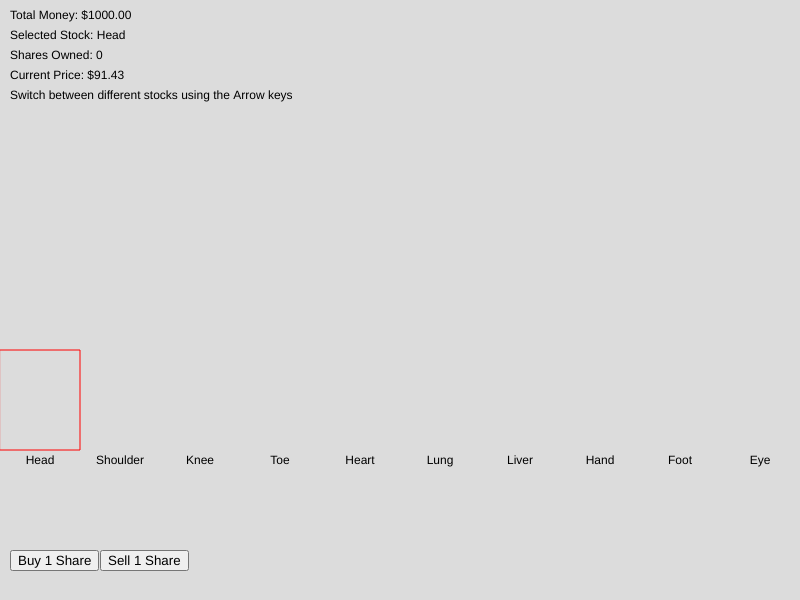
Frame 1 (no input)
Frame 60 (no input): identical to frame 1, image omitted
Frame 120 (the mouse pressed at the canvas centre since frame 60): identical to frame 1, image omitted

The p5.js sketch that drew this single still picture (run headless with seeded random() and noise() and a simulated clock; from frame 60 on, the mouse is pressed at the canvas centre):

// p5.js sketch
// ── sketch.js



/*

 ▄▄▄          ██▒   █▓▓█████  ██▀███ ▓██   ██▓    ███▄    █  ▒█████   ██▀███   ███▄ ▄███▓ ▄▄▄       ██▓         ██████ ▄▄▄█████▓ ▒█████   ▄████▄   ██ ▄█▀   ▓█████ ▒██   ██▒ ▄████▄   ██░ ██  ▄▄▄       ███▄    █   ▄████ ▓█████ 
▒████▄       ▓██░   █▒▓█   ▀ ▓██ ▒ ██▒▒██  ██▒    ██ ▀█   █ ▒██▒  ██▒▓██ ▒ ██▒▓██▒▀█▀ ██▒▒████▄    ▓██▒       ▒██    ▒ ▓  ██▒ ▓▒▒██▒  ██▒▒██▀ ▀█   ██▄█▒    ▓█   ▀ ▒▒ █ █ ▒░▒██▀ ▀█  ▓██░ ██▒▒████▄     ██ ▀█   █  ██▒ ▀█▒▓█   ▀ 
▒██  ▀█▄      ▓██  █▒░▒███   ▓██ ░▄█ ▒ ▒██ ██░   ▓██  ▀█ ██▒▒██░  ██▒▓██ ░▄█ ▒▓██    ▓██░▒██  ▀█▄  ▒██░       ░ ▓██▄   ▒ ▓██░ ▒░▒██░  ██▒▒▓█    ▄ ▓███▄░    ▒███   ░░  █   ░▒▓█    ▄ ▒██▀▀██░▒██  ▀█▄  ▓██  ▀█ ██▒▒██░▄▄▄░▒███   
░██▄▄▄▄██      ▒██ █░░▒▓█  ▄ ▒██▀▀█▄   ░ ▐██▓░   ▓██▒  ▐▌██▒▒██   ██░▒██▀▀█▄  ▒██    ▒██ ░██▄▄▄▄██ ▒██░         ▒   ██▒░ ▓██▓ ░ ▒██   ██░▒▓▓▄ ▄██▒▓██ █▄    ▒▓█  ▄  ░ █ █ ▒ ▒▓▓▄ ▄██▒░▓█ ░██ ░██▄▄▄▄██ ▓██▒  ▐▌██▒░▓█  ██▓▒▓█  ▄ 
 ▓█   ▓██▒      ▒▀█░  ░▒████▒░██▓ ▒██▒ ░ ██▒▓░   ▒██░   ▓██░░ ████▓▒░░██▓ ▒██▒▒██▒   ░██▒ ▓█   ▓██▒░██████▒   ▒██████▒▒  ▒██▒ ░ ░ ████▓▒░▒ ▓███▀ ░▒██▒ █▄   ░▒████▒▒██▒ ▒██▒▒ ▓███▀ ░░▓█▒░██▓ ▓█   ▓██▒▒██░   ▓██░░▒▓███▀▒░▒████▒
 ▒▒   ▓▒█░      ░ ▐░  ░░ ▒░ ░░ ▒▓ ░▒▓░  ██▒▒▒    ░ ▒░   ▒ ▒ ░ ▒░▒░▒░ ░ ▒▓ ░▒▓░░ ▒░   ░  ░ ▒▒   ▓▒█░░ ▒░▓  ░   ▒ ▒▓▒ ▒ ░  ▒ ░░   ░ ▒░▒░▒░ ░ ░▒ ▒  ░▒ ▒▒ ▓▒   ░░ ▒░ ░▒▒ ░ ░▓ ░░ ░▒ ▒  ░ ▒ ░░▒░▒ ▒▒   ▓▒█░░ ▒░   ▒ ▒  ░▒   ▒ ░░ ▒░ ░
  ▒   ▒▒ ░      ░ ░░   ░ ░  ░  ░▒ ░ ▒░▓██ ░▒░    ░ ░░   ░ ▒░  ░ ▒ ▒░   ░▒ ░ ▒░░  ░      ░  ▒   ▒▒ ░░ ░ ▒  ░   ░ ░▒  ░ ░    ░      ░ ▒ ▒░   ░  ▒   ░ ░▒ ▒░    ░ ░  ░░░   ░▒ ░  ░  ▒    ▒ ░▒░ ░  ▒   ▒▒ ░░ ░░   ░ ▒░  ░   ░  ░ ░  ░
  ░   ▒           ░░     ░     ░░   ░ ▒ ▒ ░░        ░   ░ ░ ░ ░ ░ ▒    ░░   ░ ░      ░     ░   ▒     ░ ░      ░  ░  ░    ░      ░ ░ ░ ▒  ░        ░ ░░ ░       ░    ░    ░  ░         ░  ░░ ░  ░   ▒      ░   ░ ░ ░ ░   ░    ░   
      ░  ░         ░     ░  ░   ░     ░ ░                 ░     ░ ░     ░            ░         ░  ░    ░  ░         ░               ░ ░  ░ ░      ░  ░         ░  ░ ░    ░  ░ ░       ░  ░  ░      ░  ░         ░       ░    ░  ░
                  ░                   ░ ░                                                                                                ░                                  ░                                                    
*/



let stocks = [];
let totalMoney = 1000; // starting amount of money
let selectedStockIndex = 0; //  currently selected stock for transactions
let updateInterval = 1000; // Update every 1 second

class Stock {
  constructor(name) {
    this.name = name;
    this.price = random(20, 120); // Initial price 
    this.history = []; // price history
    this.sharesOwned = 0; // Number of shares owned 
  }

  updatePrice() {
    let change = random(-5, 5); // Change by up to ±$5
    this.price = max(1, this.price + change); // price stays above $1
    this.history.push(this.price);
    if (this.history.length > 50) { //last 50 records
      this.history.shift();
    }
  }

  drawChart(x, y, w, h) {
    noFill();
    stroke(0);
    beginShape();
    for (let i = 0; i < this.history.length; i++) {
      let xPoint = map(i, 0, this.history.length - 1, x, x + w);
      let yPoint = map(this.history[i], 0, max(this.history), y + h, y);
      vertex(xPoint, yPoint);
    }
    endShape();
  }
}

function setup() {
  createCanvas(800, 600);
  let bodyParts = ["Head", "Shoulder", "Knee", "Toe", "Heart", "Lung", "Liver", "Hand", "Foot", "Eye"]; // becuase, why not?
  bodyParts.forEach(part => stocks.push(new Stock(part)));
  setInterval(updateStocks, updateInterval);

  // Buy button
  const buyButton = createButton('Buy 1 Share');
  buyButton.position(10, 550);
  buyButton.mousePressed(() => buyShares(1));

  // Sell button
  const sellButton = createButton('Sell 1 Share');
  sellButton.position(100, 550);
  sellButton.mousePressed(() => sellShares(1));
}

function draw() {
  background(220);
  drawStockCharts();
  displayInfo();
}

function updateStocks() {
  stocks.forEach(stock => stock.updatePrice());
}

function drawStockCharts() {
  let chartWidth = width / stocks.length;
  let chartHeight = 100;
  stocks.forEach((stock, i) => {
    let x = i * chartWidth;
    let y = height - chartHeight - 150; 
    stock.drawChart(x, y, chartWidth, chartHeight);
    fill(0);
    noStroke();
    textAlign(CENTER, TOP);
    text(stock.name, x + chartWidth / 2, y + chartHeight + 5);

    // Highlight selected
    if (i === selectedStockIndex) {
      stroke(255, 0, 0);
      noFill();
      rect(x, y, chartWidth, chartHeight);
    }
  });
}

function buyShares(amount) {
  let stock = stocks[selectedStockIndex];
  if (totalMoney >= stock.price * amount) {
    stock.sharesOwned += amount;
    totalMoney -= stock.price * amount;
  } else {
    console.log("Not enough money to buy shares.");
  }
}

function sellShares(amount) {
  let stock = stocks[selectedStockIndex];
  if (stock.sharesOwned >= amount) {
    stock.sharesOwned -= amount;
    totalMoney += stock.price * amount;
  } else {
    console.log("Not enough shares to sell.");
  }
}

function displayInfo() {
  fill(0);
  noStroke();
  textAlign(LEFT, TOP);
  text(`Total Money: $${totalMoney.toFixed(2)}`, 10, 10);
  let stock = stocks[selectedStockIndex];
  text(`Selected Stock: ${stock.name}`, 10, 30);
  text(`Shares Owned: ${stock.sharesOwned}`, 10, 50);
  text(`Current Price: $${stock.price.toFixed(2)}`, 10, 70);
    text(`Switch between different stocks using the Arrow keys`, 10, 90);

}

// Change the selected stock with arrow keys
function keyPressed() {
  if (keyCode === RIGHT_ARROW) {
    selectedStockIndex = (selectedStockIndex + 1) % stocks.length;
  } else if (keyCode === LEFT_ARROW) {
    selectedStockIndex = (selectedStockIndex - 1 + stocks.length) % stocks.length;
  }
}
